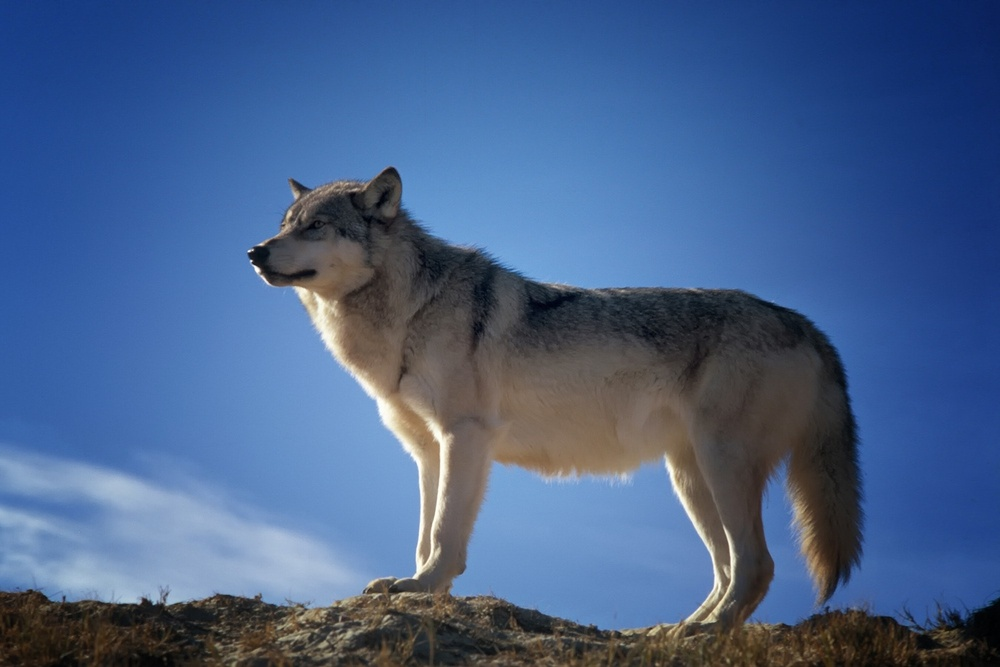
#> input picture Team_18/Code/main-program/Sample_297x210/dog2.jpg, 1000 x 667 px, shrunk from 1999 x 1333 before the run
$ python preprocess.py Sample_297x210/dog2.jpg Sample_297x210/X1+X2.png
#> lines starting #> are read from the running program, lines starting #| are printed output that depends on the picture
import cv2
import numpy as np
import sys


def f(x):
    y = (191-64)/(255-0)*x + 64
    return y


img_name = sys.argv[1]
res_name = sys.argv[2]

img = cv2.imread(img_name, cv2.IMREAD_GRAYSCALE)
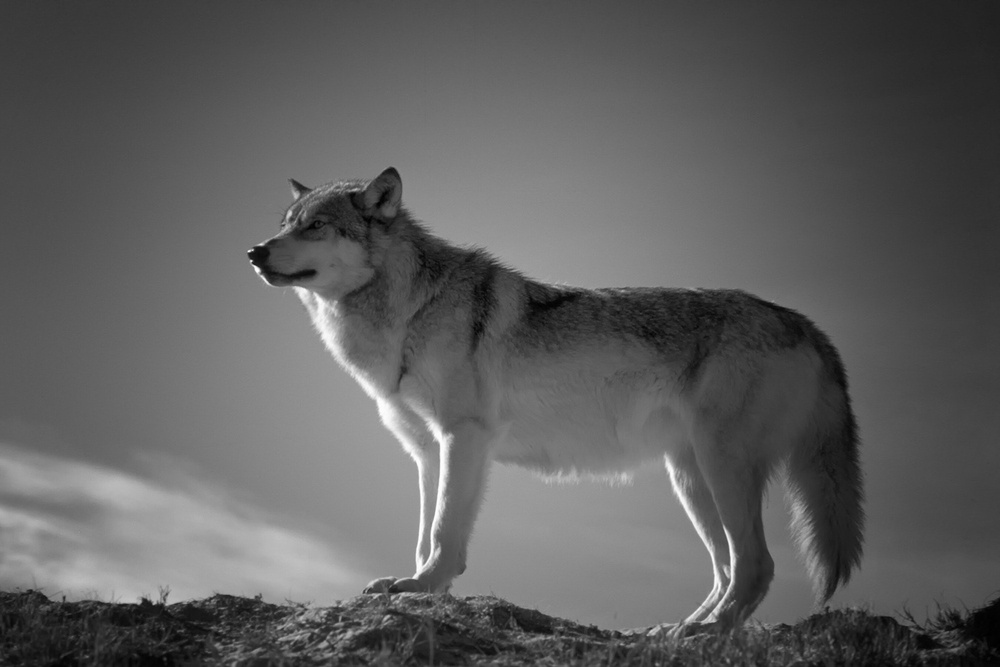
#> img: shape (667, 1000); min 0, max 255, mean 93.7
print(img.max(), img.min())
#| 255 0

# img2 = cv2.imread('dog2.png', cv2.IMREAD_GRAYSCALE)
# print(img2.max(), img2.min())

img_out = np.zeros(img.shape, dtype=np.uint8)
# img_out2 = np.zeros(img2.shape, dtype=np.uint8)

for i in range(img.shape[0]):
    for j in range(img.shape[1]):
        img_out[i][j] = f(img[i][j])
#> this loop made 667 passes
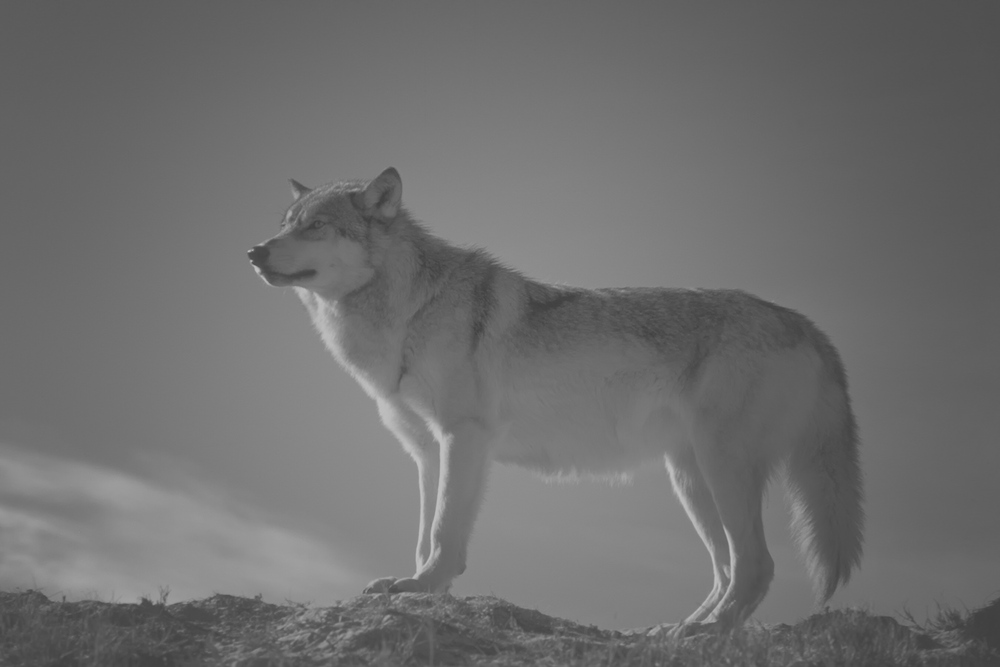
#> img_out: shape (667, 1000); min 64, max 191, mean 110.1
        # img_out2[i][j] = f(img2[i][j])

cv2.imwrite(res_name, img_out)
# cv2.imwrite('Dog2.png', img_out2)

$ run again, on Team_18/Code/main-program/Sample_297x210/dog4.png
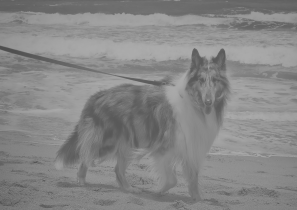
#> input picture Team_18/Code/main-program/Sample_297x210/dog4.png, 297 x 210 px
#> img is the input picture: shape (210, 297); min 79, max 172, mean 134.5
#| 172 79
#> the loop `for i in range(img.shape[0]):` made 210 passes
#> after the loop `for i in range(img.shape[0]):`:
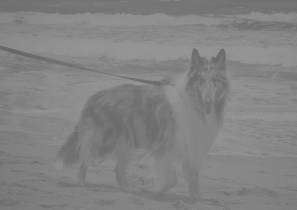
#> img_out: shape (210, 297); min 103, max 149, mean 130.5
